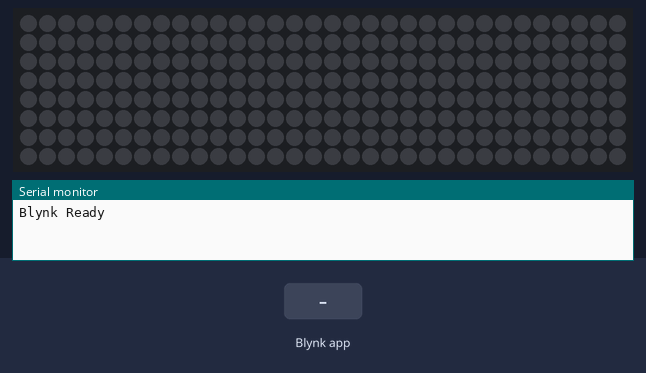
The sketch below on a simulated ESP8266 (NodeMCU). Shown: 32×8 RGB LED matrix (first LED top left, wired row by row), the last lines printed to the serial monitor. The test bench sets the inputs (shaded band). Dim RGB values are drawn brighter than linear; WiFi joins after 1.5 s; servers stay silent unless stated.

Above: at 5.0 s.
5.1 s: Blynk app writes 1 to V0
At 5.63 s:
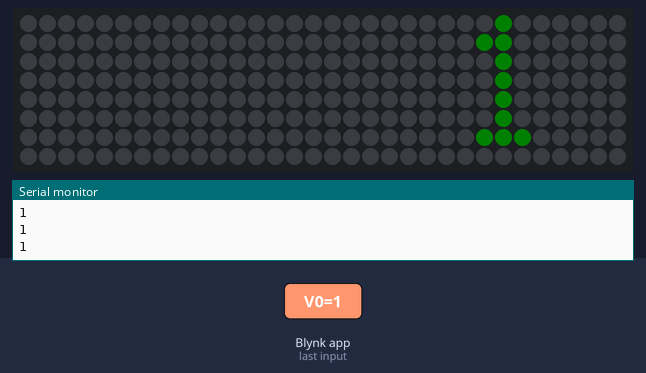
At 7.0 s:
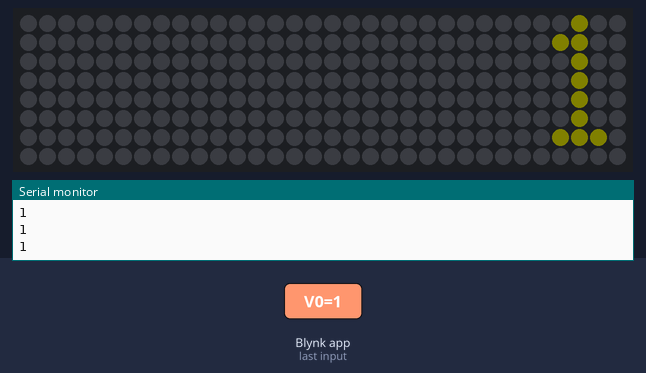
Timing chart, 0 to 8.5 s (numbered marks = the images above; inputs shaded):
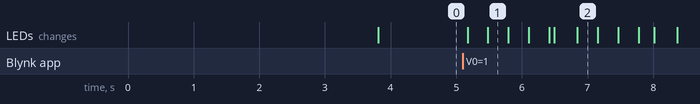

Measured:
- after the input at 5.1 s, the LEDs: first change after 0.08 s (image 1 shows a later state)

The sketch:

NodeMCU_scrl_disp.ino
```cpp
/*Wiring:
 * pin D2 of esp8266 --> DIN pin of WS2812 LED Matrix
 * 3.3V pin ---> 5V of matrix
 * GND pin ----> GND of matrix
 */


#include <Adafruit_GFX.h>
#include <Adafruit_NeoMatrix.h>
#include <Adafruit_NeoPixel.h>
#include <ESP8266WiFi.h>
#include <BlynkSimpleEsp8266.h>

uint8_t LED_Pin = 4;            //Data will be sent through D2 pin of ESP8266
String textIn;
int y;

char auth[] = "PutBlynkAuthTokenHere";
// Your WiFi credentials.
// Set password to "" for open networks.
char ssid[] = "PutWifiNameHere";
char pass[] = "PutWifiPasswordHere";

BLYNK_WRITE(V0)
{
  textIn = param.asStr();            //Get the text from blynk
  y = textIn.length();
}


Adafruit_NeoMatrix matrix = Adafruit_NeoMatrix(32, 8, LED_Pin,
                            NEO_MATRIX_BOTTOM    + NEO_MATRIX_RIGHT +
                            NEO_MATRIX_COLUMNS + NEO_MATRIX_ZIGZAG,
                            NEO_GRB            + NEO_KHZ800);            //Declaring Matrix parameters

const uint16_t colors[] = {
  matrix.Color(255, 0, 0), matrix.Color(0, 255, 0), matrix.Color(255, 255, 0), matrix.Color(0, 0, 255), matrix.Color(255, 0, 255), matrix.Color(0, 255, 255), matrix.Color(255, 255, 255)
};     // Text colors to be displayed can be put here (R, G, B)

void setup()
{
  Serial.begin(9600);

  Blynk.begin(auth, ssid, pass);

  delay(2000);
  Serial.print("Blynk Ready\n");
  matrix.begin();
  matrix.setTextWrap(false);
  matrix.setBrightness(5);
  matrix.setTextColor(colors[0]);
}


int x    =  matrix.width();
int p = 0;

void loop()
{
  Blynk.run();
  Serial.print(textIn + "\n");
  matrix.fillScreen(0);    //Turn off all the LEDs
  matrix.setCursor(x, 0);
  matrix.print(textIn);

  if ( --x < -6 * y) {
    x = matrix.width();       // Change cursor location to make the text scroll

    if (++p >= 8) p = 0;
    matrix.setTextColor(colors[p]); // Loop through all the colors in the list
  }
  matrix.show();
  delay(30);       //How fast the text will scroll, smaller number => higher speed

}
```
